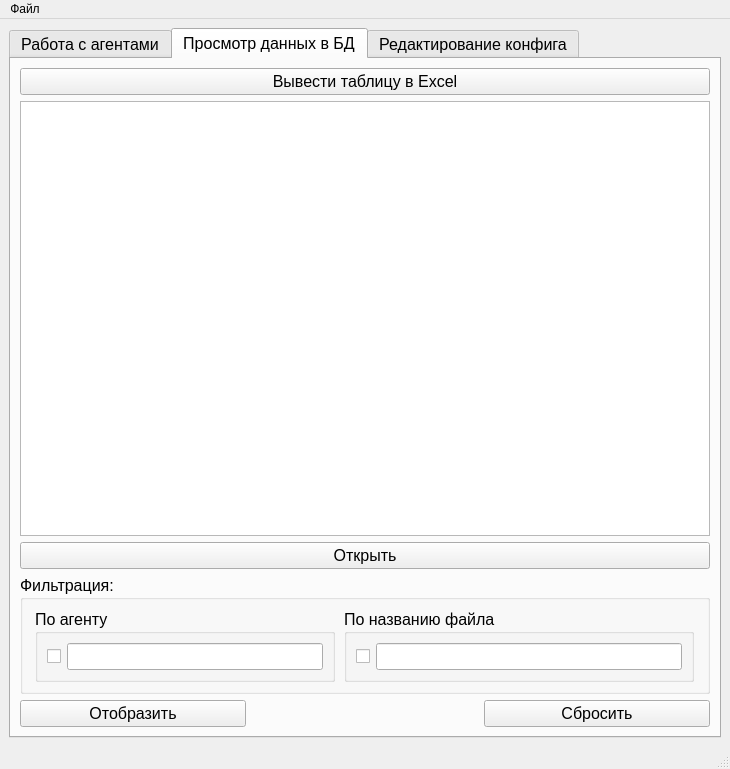
<?xml version="1.0" encoding="UTF-8"?>
<ui version="4.0">
 <class>MainWindow</class>
 <widget class="QMainWindow" name="MainWindow">
  <property name="geometry">
   <rect>
    <x>0</x>
    <y>0</y>
    <width>730</width>
    <height>769</height>
   </rect>
  </property>
  <property name="windowTitle">
   <string>MainWindow</string>
  </property>
  <widget class="QWidget" name="centralwidget">
   <layout class="QGridLayout" name="gridLayout">
    <item row="0" column="0">
     <widget class="QTabWidget" name="tabWidget">
      <property name="font">
       <font>
        <pointsize>12</pointsize>
       </font>
      </property>
      <property name="currentIndex">
       <number>1</number>
      </property>
      <widget class="QWidget" name="tab">
       <attribute name="title">
        <string>Работа с агентами</string>
       </attribute>
       <layout class="QGridLayout" name="gridLayout_4">
        <item row="0" column="0" colspan="3">
         <widget class="QTreeWidget" name="treeWidget">
          <property name="editTriggers">
           <set>QAbstractItemView::NoEditTriggers</set>
          </property>
          <column>
           <property name="text">
            <string>Агент</string>
           </property>
          </column>
          <column>
           <property name="text">
            <string>Директория</string>
           </property>
          </column>
          <column>
           <property name="text">
            <string>Файл конфигурации</string>
           </property>
          </column>
         </widget>
        </item>
        <item row="1" column="0">
         <widget class="QPushButton" name="pushButton_4">
          <property name="maximumSize">
           <size>
            <width>400</width>
            <height>16777215</height>
           </size>
          </property>
          <property name="text">
           <string>Запросить файл</string>
          </property>
         </widget>
        </item>
        <item row="2" column="0">
         <widget class="QGroupBox" name="groupBox">
          <property name="maximumSize">
           <size>
            <width>400</width>
            <height>16777215</height>
           </size>
          </property>
          <property name="title">
           <string>Добавление агента:</string>
          </property>
          <layout class="QVBoxLayout" name="verticalLayout">
           <item>
            <widget class="QLabel" name="label">
             <property name="text">
              <string>IP адрес</string>
             </property>
            </widget>
           </item>
           <item>
            <widget class="QLineEdit" name="lineEdit">
             <property name="text">
              <string>127.0.0.1</string>
             </property>
            </widget>
           </item>
           <item>
            <widget class="QLabel" name="label_2">
             <property name="text">
              <string>Порт</string>
             </property>
            </widget>
           </item>
           <item>
            <widget class="QLineEdit" name="lineEdit_2">
             <property name="text">
              <string>55555</string>
             </property>
            </widget>
           </item>
           <item>
            <widget class="QPushButton" name="pushButton_3">
             <property name="text">
              <string>Подключить агента</string>
             </property>
            </widget>
           </item>
          </layout>
         </widget>
        </item>
        <item row="2" column="1" colspan="2">
         <widget class="QGroupBox" name="groupBox_5">
          <property name="title">
           <string>Загрузка конфигурационного файла:</string>
          </property>
          <layout class="QGridLayout" name="gridLayout_5">
           <item row="1" column="0" colspan="2">
            <widget class="QPushButton" name="pushButton_8">
             <property name="maximumSize">
              <size>
               <width>400</width>
               <height>16777215</height>
              </size>
             </property>
             <property name="text">
              <string>Загрузить конфигурационный файл</string>
             </property>
            </widget>
           </item>
           <item row="0" column="0">
            <widget class="QLabel" name="label_3">
             <property name="maximumSize">
              <size>
               <width>16777215</width>
               <height>27</height>
              </size>
             </property>
             <property name="text">
              <string>Агент:</string>
             </property>
            </widget>
           </item>
           <item row="0" column="1">
            <widget class="QLabel" name="label_4">
             <property name="maximumSize">
              <size>
               <width>16777215</width>
               <height>27</height>
              </size>
             </property>
             <property name="text">
              <string/>
             </property>
            </widget>
           </item>
          </layout>
         </widget>
        </item>
        <item row="1" column="1">
         <widget class="QGroupBox" name="groupBox_6">
          <property name="title">
           <string>Установка конфигурации:</string>
          </property>
          <layout class="QGridLayout" name="gridLayout_6">
           <item row="0" column="0">
            <widget class="QLabel" name="label_5">
             <property name="text">
              <string>Файл:</string>
             </property>
            </widget>
           </item>
           <item row="0" column="1">
            <widget class="QLabel" name="label_6">
             <property name="text">
              <string/>
             </property>
            </widget>
           </item>
           <item row="1" column="0" colspan="2">
            <widget class="QPushButton" name="pushButton_9">
             <property name="maximumSize">
              <size>
               <width>400</width>
               <height>16777215</height>
              </size>
             </property>
             <property name="text">
              <string>Сделать конфигурацию активной</string>
             </property>
            </widget>
           </item>
          </layout>
         </widget>
        </item>
       </layout>
      </widget>
      <widget class="QWidget" name="tab_2">
       <attribute name="title">
        <string>Просмотр данных в БД</string>
       </attribute>
       <layout class="QGridLayout" name="gridLayout_3">
        <item row="4" column="2">
         <widget class="QPushButton" name="pushButton_6">
          <property name="text">
           <string>Сбросить</string>
          </property>
         </widget>
        </item>
        <item row="2" column="0" colspan="3">
         <widget class="QPushButton" name="pushButton_7">
          <property name="text">
           <string>Открыть</string>
          </property>
         </widget>
        </item>
        <item row="3" column="0" colspan="3">
         <widget class="QGroupBox" name="groupBox_2">
          <property name="title">
           <string>Фильтрация:</string>
          </property>
          <layout class="QHBoxLayout" name="horizontalLayout_3">
           <item>
            <widget class="QGroupBox" name="groupBox_3">
             <property name="maximumSize">
              <size>
               <width>300</width>
               <height>16777215</height>
              </size>
             </property>
             <property name="title">
              <string>По агенту</string>
             </property>
             <layout class="QHBoxLayout" name="horizontalLayout">
              <item>
               <widget class="QCheckBox" name="checkBox">
                <property name="maximumSize">
                 <size>
                  <width>17</width>
                  <height>16777215</height>
                 </size>
                </property>
                <property name="text">
                 <string/>
                </property>
               </widget>
              </item>
              <item>
               <widget class="QLineEdit" name="lineEdit_3"/>
              </item>
             </layout>
            </widget>
           </item>
           <item>
            <widget class="QGroupBox" name="groupBox_4">
             <property name="maximumSize">
              <size>
               <width>350</width>
               <height>16777215</height>
              </size>
             </property>
             <property name="title">
              <string>По названию файла</string>
             </property>
             <layout class="QHBoxLayout" name="horizontalLayout_2">
              <item>
               <widget class="QCheckBox" name="checkBox_2">
                <property name="maximumSize">
                 <size>
                  <width>17</width>
                  <height>16777215</height>
                 </size>
                </property>
                <property name="text">
                 <string/>
                </property>
               </widget>
              </item>
              <item>
               <widget class="QLineEdit" name="lineEdit_4"/>
              </item>
             </layout>
            </widget>
           </item>
          </layout>
         </widget>
        </item>
        <item row="4" column="0">
         <widget class="QPushButton" name="pushButton_5">
          <property name="text">
           <string>Отобразить</string>
          </property>
         </widget>
        </item>
        <item row="1" column="0" colspan="3">
         <widget class="QTableWidget" name="tableWidget">
          <property name="editTriggers">
           <set>QAbstractItemView::NoEditTriggers</set>
          </property>
          <property name="selectionMode">
           <enum>QAbstractItemView::SingleSelection</enum>
          </property>
          <property name="selectionBehavior">
           <enum>QAbstractItemView::SelectRows</enum>
          </property>
         </widget>
        </item>
        <item row="0" column="0" colspan="3">
         <widget class="QPushButton" name="pushButton_10">
          <property name="text">
           <string>Вывести таблицу в Excel</string>
          </property>
         </widget>
        </item>
       </layout>
      </widget>
      <widget class="QWidget" name="tab_3">
       <attribute name="title">
        <string>Редактирование конфига</string>
       </attribute>
       <layout class="QGridLayout" name="gridLayout_2">
        <item row="1" column="0" colspan="3">
         <widget class="QTextEdit" name="textEdit">
          <property name="font">
           <font>
            <pointsize>8</pointsize>
           </font>
          </property>
         </widget>
        </item>
        <item row="2" column="0">
         <widget class="QPushButton" name="pushButton">
          <property name="text">
           <string>Открыть</string>
          </property>
         </widget>
        </item>
        <item row="2" column="2">
         <widget class="QPushButton" name="pushButton_2">
          <property name="text">
           <string>Сохранить</string>
          </property>
         </widget>
        </item>
        <item row="0" column="0">
         <widget class="QLabel" name="label_7">
          <property name="text">
           <string>Текущая конфигурация:</string>
          </property>
         </widget>
        </item>
        <item row="0" column="1" colspan="2">
         <widget class="QLabel" name="label_8">
          <property name="text">
           <string/>
          </property>
         </widget>
        </item>
       </layout>
      </widget>
     </widget>
    </item>
   </layout>
  </widget>
  <widget class="QMenuBar" name="menubar">
   <property name="geometry">
    <rect>
     <x>0</x>
     <y>0</y>
     <width>730</width>
     <height>26</height>
    </rect>
   </property>
   <widget class="QMenu" name="menu">
    <property name="title">
     <string>Файл</string>
    </property>
    <addaction name="action"/>
    <addaction name="action_2"/>
   </widget>
   <addaction name="menu"/>
  </widget>
  <widget class="QStatusBar" name="statusbar"/>
  <action name="action">
   <property name="text">
    <string>Открыть базу данных</string>
   </property>
   <property name="shortcut">
    <string>Ctrl+O</string>
   </property>
  </action>
  <action name="action_2">
   <property name="text">
    <string>Создать базу данных</string>
   </property>
   <property name="shortcut">
    <string>Ctrl+N</string>
   </property>
  </action>
 </widget>
 <resources/>
 <connections/>
</ui>
